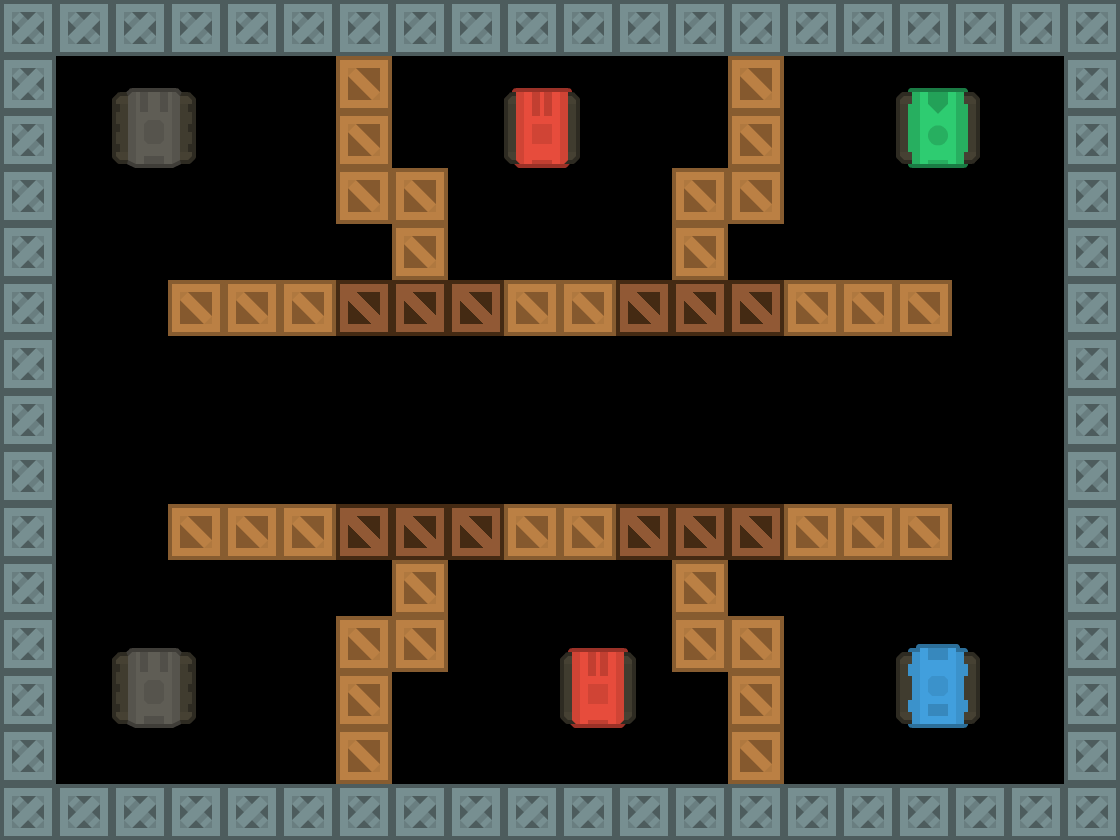

Tiled map render using the project's own tile images. Description and the whole map definition, tile-layer contents included, below:
An orthogonal 20x15 tile map with 56x56 px tiles, 7 tile layers (Obstacles, Breakable Obstacles, Explodables, Player, ...).

<map version="1.9" tiledversion="1.9.2" orientation="orthogonal" renderorder="right-down" width="20" height="15" tilewidth="56" tileheight="56" infinite="0" nextlayerid="14" nextobjectid="1">
 <tileset firstgid="1" source="tiles.tsx" />
 <layer id="1" name="Obstacles" width="20" height="15">
  <data encoding="csv">
67,67,67,67,67,67,67,67,67,67,67,67,67,67,67,67,67,67,67,67,
67,0,0,0,0,0,68,0,0,0,0,0,0,68,0,0,0,0,0,67,
67,0,0,0,0,0,68,0,0,0,0,0,0,68,0,0,0,0,0,67,
67,0,0,0,0,0,68,68,0,0,0,0,68,68,0,0,0,0,0,67,
67,0,0,0,0,0,0,68,0,0,0,0,68,0,0,0,0,0,0,67,
67,0,0,68,68,68,0,0,0,68,68,0,0,0,68,68,68,0,0,67,
67,0,0,0,0,0,0,0,0,0,0,0,0,0,0,0,0,0,0,67,
67,0,0,0,0,0,0,0,0,0,0,0,0,0,0,0,0,0,0,67,
67,0,0,0,0,0,0,0,0,0,0,0,0,0,0,0,0,0,0,67,
67,0,0,68,68,68,0,0,0,68,68,0,0,0,68,68,68,0,0,67,
67,0,0,0,0,0,0,68,0,0,0,0,68,0,0,0,0,0,0,67,
67,0,0,0,0,0,68,68,0,0,0,0,68,68,0,0,0,0,0,67,
67,0,0,0,0,0,68,0,0,0,0,0,0,68,0,0,0,0,0,67,
67,0,0,0,0,0,68,0,0,0,0,0,0,68,0,0,0,0,0,67,
67,67,67,67,67,67,67,67,67,67,67,67,67,67,67,67,67,67,67,67
</data>
 </layer>
 <layer id="13" name="Breakable Obstacles" width="20" height="15">
  <data encoding="csv">
0,0,0,0,0,0,0,0,0,0,0,0,0,0,0,0,0,0,0,0,
0,0,0,0,0,0,0,0,0,0,0,0,0,0,0,0,0,0,0,0,
0,0,0,0,0,0,0,0,0,0,0,0,0,0,0,0,0,0,0,0,
0,0,0,0,0,0,0,0,0,0,0,0,0,0,0,0,0,0,0,0,
0,0,0,0,0,0,0,0,0,0,0,0,0,0,0,0,0,0,0,0,
0,0,0,0,0,0,93,93,93,0,0,93,93,93,0,0,0,0,0,0,
0,0,0,0,0,0,0,0,0,0,0,0,0,0,0,0,0,0,0,0,
0,0,0,0,0,0,0,0,0,0,0,0,0,0,0,0,0,0,0,0,
0,0,0,0,0,0,0,0,0,0,0,0,0,0,0,0,0,0,0,0,
0,0,0,0,0,0,93,93,93,0,0,93,93,93,0,0,0,0,0,0,
0,0,0,0,0,0,0,0,0,0,0,0,0,0,0,0,0,0,0,0,
0,0,0,0,0,0,0,0,0,0,0,0,0,0,0,0,0,0,0,0,
0,0,0,0,0,0,0,0,0,0,0,0,0,0,0,0,0,0,0,0,
0,0,0,0,0,0,0,0,0,0,0,0,0,0,0,0,0,0,0,0,
0,0,0,0,0,0,0,0,0,0,0,0,0,0,0,0,0,0,0,0
</data>
 </layer>
 <layer id="3" name="Explodables" width="20" height="15">
  <data encoding="csv">
0,0,0,0,0,0,0,0,0,0,0,0,0,0,0,0,0,0,0,0,
0,0,0,0,0,0,0,0,0,0,0,0,0,0,0,0,0,0,0,0,
0,0,0,0,0,0,0,0,0,0,0,0,0,0,0,0,0,0,0,0,
0,0,0,0,0,0,0,0,0,0,0,0,0,0,0,0,0,0,0,0,
0,0,0,0,0,0,0,0,0,0,0,0,0,0,0,0,0,0,0,0,
0,0,0,0,0,0,0,0,0,0,0,0,0,0,0,0,0,0,0,0,
0,0,0,0,0,0,0,0,0,0,0,0,0,0,0,0,0,0,0,0,
0,0,0,0,0,0,0,0,0,0,0,0,0,0,0,0,0,0,0,0,
0,0,0,0,0,0,0,0,0,0,0,0,0,0,0,0,0,0,0,0,
0,0,0,0,0,0,0,0,0,0,0,0,0,0,0,0,0,0,0,0,
0,0,0,0,0,0,0,0,0,0,0,0,0,0,0,0,0,0,0,0,
0,0,0,0,0,0,0,0,0,0,0,0,0,0,0,0,0,0,0,0,
0,0,0,0,0,0,0,0,0,0,0,0,0,0,0,0,0,0,0,0,
0,0,0,0,0,0,0,0,0,0,0,0,0,0,0,0,0,0,0,0,
0,0,0,0,0,0,0,0,0,0,0,0,0,0,0,0,0,0,0,0
</data>
 </layer>
 <layer id="8" name="Player" width="20" height="15">
  <data encoding="csv">
0,0,0,0,0,0,0,0,0,0,0,0,0,0,0,0,0,0,0,0,
0,0,0,0,0,0,0,0,0,0,0,0,0,0,0,0,0,0,0,0,
0,0,0,0,0,0,0,0,0,0,0,0,0,0,0,0,0,0,0,0,
0,0,0,0,0,0,0,0,0,0,0,0,0,0,0,0,0,0,0,0,
0,0,0,0,0,0,0,0,0,0,0,0,0,0,0,0,0,0,0,0,
0,0,0,0,0,0,0,0,0,0,0,0,0,0,0,0,0,0,0,0,
0,0,0,0,0,0,0,0,0,0,0,0,0,0,0,0,0,0,0,0,
0,0,0,0,0,0,0,0,0,0,0,0,0,0,0,0,0,0,0,0,
0,0,0,0,0,0,0,0,0,0,0,0,0,0,0,0,0,0,0,0,
0,0,0,0,0,0,0,0,0,0,0,0,0,0,0,0,0,0,0,0,
0,0,0,0,0,0,0,0,0,0,0,0,0,0,0,0,0,0,0,0,
0,0,0,0,0,0,0,0,0,0,0,0,0,0,0,0,0,0,0,0,
0,0,0,0,0,0,0,0,0,0,0,0,0,0,0,0,79,0,0,0,
0,0,0,0,0,0,0,0,0,0,0,0,0,0,0,0,0,0,0,0,
0,0,0,0,0,0,0,0,0,0,0,0,0,0,0,0,0,0,0,0
</data>
 </layer>
 <layer id="9" name="Easy Enemies" width="20" height="15">
  <data encoding="csv">
0,0,0,0,0,0,0,0,0,0,0,0,0,0,0,0,0,0,0,0,
0,0,0,0,0,0,0,0,0,0,0,0,0,0,0,0,0,0,0,0,
0,0,0,0,0,0,0,0,0,0,0,0,0,0,0,0,80,0,0,0,
0,0,0,0,0,0,0,0,0,0,0,0,0,0,0,0,0,0,0,0,
0,0,0,0,0,0,0,0,0,0,0,0,0,0,0,0,0,0,0,0,
0,0,0,0,0,0,0,0,0,0,0,0,0,0,0,0,0,0,0,0,
0,0,0,0,0,0,0,0,0,0,0,0,0,0,0,0,0,0,0,0,
0,0,0,0,0,0,0,0,0,0,0,0,0,0,0,0,0,0,0,0,
0,0,0,0,0,0,0,0,0,0,0,0,0,0,0,0,0,0,0,0,
0,0,0,0,0,0,0,0,0,0,0,0,0,0,0,0,0,0,0,0,
0,0,0,0,0,0,0,0,0,0,0,0,0,0,0,0,0,0,0,0,
0,0,0,0,0,0,0,0,0,0,0,0,0,0,0,0,0,0,0,0,
0,0,0,0,0,0,0,0,0,0,0,0,0,0,0,0,0,0,0,0,
0,0,0,0,0,0,0,0,0,0,0,0,0,0,0,0,0,0,0,0,
0,0,0,0,0,0,0,0,0,0,0,0,0,0,0,0,0,0,0,0
</data>
 </layer>
 <layer id="11" name="Medium Enemies" width="20" height="15">
  <data encoding="csv">
0,0,0,0,0,0,0,0,0,0,0,0,0,0,0,0,0,0,0,0,
0,0,0,0,0,0,0,0,0,0,0,0,0,0,0,0,0,0,0,0,
0,0,0,0,0,0,0,0,0,82,0,0,0,0,0,0,0,0,0,0,
0,0,0,0,0,0,0,0,0,0,0,0,0,0,0,0,0,0,0,0,
0,0,0,0,0,0,0,0,0,0,0,0,0,0,0,0,0,0,0,0,
0,0,0,0,0,0,0,0,0,0,0,0,0,0,0,0,0,0,0,0,
0,0,0,0,0,0,0,0,0,0,0,0,0,0,0,0,0,0,0,0,
0,0,0,0,0,0,0,0,0,0,0,0,0,0,0,0,0,0,0,0,
0,0,0,0,0,0,0,0,0,0,0,0,0,0,0,0,0,0,0,0,
0,0,0,0,0,0,0,0,0,0,0,0,0,0,0,0,0,0,0,0,
0,0,0,0,0,0,0,0,0,0,0,0,0,0,0,0,0,0,0,0,
0,0,0,0,0,0,0,0,0,0,0,0,0,0,0,0,0,0,0,0,
0,0,0,0,0,0,0,0,0,0,82,0,0,0,0,0,0,0,0,0,
0,0,0,0,0,0,0,0,0,0,0,0,0,0,0,0,0,0,0,0,
0,0,0,0,0,0,0,0,0,0,0,0,0,0,0,0,0,0,0,0
</data>
 </layer>
 <layer id="12" name="Hard Enemies" width="20" height="15">
  <data encoding="csv">
0,0,0,0,0,0,0,0,0,0,0,0,0,0,0,0,0,0,0,0,
0,0,0,0,0,0,0,0,0,0,0,0,0,0,0,0,0,0,0,0,
0,0,81,0,0,0,0,0,0,0,0,0,0,0,0,0,0,0,0,0,
0,0,0,0,0,0,0,0,0,0,0,0,0,0,0,0,0,0,0,0,
0,0,0,0,0,0,0,0,0,0,0,0,0,0,0,0,0,0,0,0,
0,0,0,0,0,0,0,0,0,0,0,0,0,0,0,0,0,0,0,0,
0,0,0,0,0,0,0,0,0,0,0,0,0,0,0,0,0,0,0,0,
0,0,0,0,0,0,0,0,0,0,0,0,0,0,0,0,0,0,0,0,
0,0,0,0,0,0,0,0,0,0,0,0,0,0,0,0,0,0,0,0,
0,0,0,0,0,0,0,0,0,0,0,0,0,0,0,0,0,0,0,0,
0,0,0,0,0,0,0,0,0,0,0,0,0,0,0,0,0,0,0,0,
0,0,0,0,0,0,0,0,0,0,0,0,0,0,0,0,0,0,0,0,
0,0,81,0,0,0,0,0,0,0,0,0,0,0,0,0,0,0,0,0,
0,0,0,0,0,0,0,0,0,0,0,0,0,0,0,0,0,0,0,0,
0,0,0,0,0,0,0,0,0,0,0,0,0,0,0,0,0,0,0,0
</data>
 </layer>
</map>
